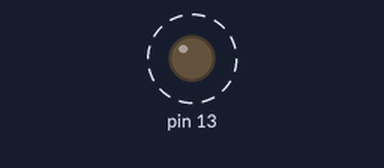
Bench run of a sketch on a simulated Arduino Uno, built with avr-gcc and run on an emulated ATmega328P. On the bench: output pins drawn as LEDs (lit = HIGH). Dashed ring = blinking.

Above: at 0.06 s.
Timing chart, 0 to 3.0 s (numbered marks = the images above):
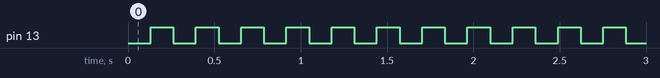

Measured:
- by itself, pin 13: alternates HIGH for 0.13 s and LOW for 0.13 s

The sketch:

lab03_ex51.ino
```cpp
/*
highest prescalar 1:1024
counter clock time = 1024/16 = 64
timer counter overflows 256*64 = 16384 microseconds
                              = 16.384 ms

To generate a time delay of 100ms = 100ms/16.384ms
                                  = 6.01
Therefore the counter TCNT0 has to overflow 7 times to generate a time delay of 100ms

*/


#include <avr/io.h>
#include <avr/interrupt.h>

unsigned char count;

int main (void)

{

	DDRB |= (1<<5); //PB6 as output

	TCNT0 = 0; //load timer counter register
	count = 0; // initialize counter value to 0

	TCCR0A =0x00; //set the timer0 under normal mode
	TCCR0B =0x05; //set the timer0 to 1:1024 prescalar

	TIMSK0 = (1<<TOIE0);//Set Timer OverFlow Interrupt TOIE0 bit of TIMSK register

	sei();//enable globle interrupt

while(1)  {}

}


ISR (TIMER0_OVF_vect){
  if (count == 7){//if timer0 overflows 7 times, then toggle the LED

     PORTB ^= (1<<5);
     count=0; //reset the timer0
  }

  else
     count++;// increment the counter value

}
```
